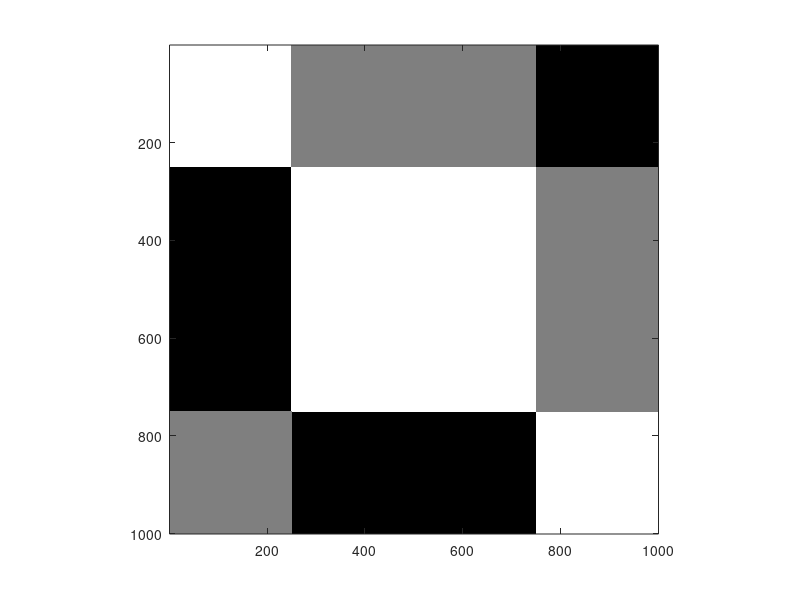

This chart was generated by the following MATLAB code:
% Creating the monochrome image

% Initializing 1000x1000 image (already black)
imageGrey = zeros(1000,1000,3);         

% Creating the blocks that are white according to pixel values
imageGrey(1:250, 1:250, 1:3) = 255;         
imageGrey(250:750, 250:750, 1:3) = 255;
imageGrey(750:1000, 750:1000, 1:3) = 255;

% Creating the blocks that are grey (127, 127, 127) according to pixel
% values
imageGrey(1:250, 250:750, 1:3) = 127;
imageGrey(250:750, 750:1000, 1:3) = 127;
imageGrey(750:1000, 1:250, 1:3) = 127;

% Displaying the created image
imageGrey = uint8(imageGrey);
image(imageGrey);
axis image;